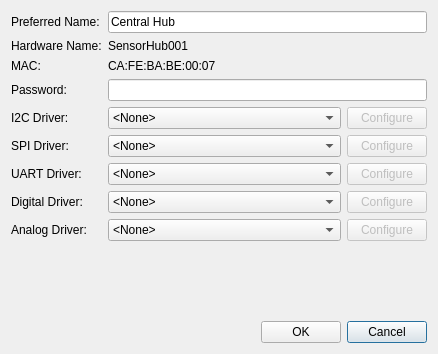
<?xml version="1.0" encoding="UTF-8"?>
<ui version="4.0">
 <class>Config</class>
 <widget class="QDialog" name="Config">
  <property name="windowModality">
   <enum>Qt::WindowModal</enum>
  </property>
  <property name="geometry">
   <rect>
    <x>0</x>
    <y>0</y>
    <width>438</width>
    <height>354</height>
   </rect>
  </property>
  <property name="windowTitle">
   <string>Configure Hub - Central Hub</string>
  </property>
  <layout class="QVBoxLayout" name="verticalLayout">
   <item>
    <layout class="QFormLayout" name="formLayout">
     <property name="fieldGrowthPolicy">
      <enum>QFormLayout::AllNonFixedFieldsGrow</enum>
     </property>
     <item row="0" column="0">
      <widget class="QLabel" name="label_3">
       <property name="text">
        <string>Preferred Name:</string>
       </property>
      </widget>
     </item>
     <item row="0" column="1">
      <widget class="QLineEdit" name="name">
       <property name="text">
        <string>Central Hub</string>
       </property>
      </widget>
     </item>
     <item row="1" column="0">
      <widget class="QLabel" name="label">
       <property name="text">
        <string>Hardware Name:</string>
       </property>
      </widget>
     </item>
     <item row="1" column="1">
      <widget class="QLabel" name="hwName">
       <property name="text">
        <string>SensorHub001</string>
       </property>
      </widget>
     </item>
     <item row="2" column="0">
      <widget class="QLabel" name="label_2">
       <property name="text">
        <string>MAC:</string>
       </property>
      </widget>
     </item>
     <item row="2" column="1">
      <widget class="QLabel" name="hwAddress">
       <property name="text">
        <string>CA:FE:BA:BE:00:07</string>
       </property>
      </widget>
     </item>
     <item row="3" column="0">
      <widget class="QLabel" name="label_4">
       <property name="text">
        <string>Password:</string>
       </property>
      </widget>
     </item>
     <item row="4" column="0">
      <widget class="QLabel" name="label_5">
       <property name="text">
        <string>I2C Driver:</string>
       </property>
      </widget>
     </item>
     <item row="5" column="0">
      <widget class="QLabel" name="label_6">
       <property name="text">
        <string>SPI Driver:</string>
       </property>
      </widget>
     </item>
     <item row="6" column="0">
      <widget class="QLabel" name="label_7">
       <property name="text">
        <string>UART Driver:</string>
       </property>
      </widget>
     </item>
     <item row="7" column="0">
      <widget class="QLabel" name="label_8">
       <property name="text">
        <string>Digital Driver:</string>
       </property>
      </widget>
     </item>
     <item row="8" column="0">
      <widget class="QLabel" name="label_9">
       <property name="text">
        <string>Analog Driver:</string>
       </property>
      </widget>
     </item>
     <item row="5" column="1">
      <layout class="QHBoxLayout" name="horizontalLayout_2">
       <item>
        <widget class="QComboBox" name="spiDrivers">
         <property name="sizePolicy">
          <sizepolicy hsizetype="MinimumExpanding" vsizetype="Fixed">
           <horstretch>0</horstretch>
           <verstretch>0</verstretch>
          </sizepolicy>
         </property>
         <item>
          <property name="text">
           <string>&lt;None&gt;</string>
          </property>
         </item>
        </widget>
       </item>
       <item>
        <widget class="QPushButton" name="spiConfigButton">
         <property name="enabled">
          <bool>false</bool>
         </property>
         <property name="text">
          <string>Configure</string>
         </property>
        </widget>
       </item>
      </layout>
     </item>
     <item row="6" column="1">
      <layout class="QHBoxLayout" name="horizontalLayout_4">
       <item>
        <widget class="QComboBox" name="uartDrivers">
         <property name="sizePolicy">
          <sizepolicy hsizetype="MinimumExpanding" vsizetype="Fixed">
           <horstretch>0</horstretch>
           <verstretch>0</verstretch>
          </sizepolicy>
         </property>
         <item>
          <property name="text">
           <string>&lt;None&gt;</string>
          </property>
         </item>
        </widget>
       </item>
       <item>
        <widget class="QPushButton" name="uartConfigButton">
         <property name="enabled">
          <bool>false</bool>
         </property>
         <property name="text">
          <string>Configure</string>
         </property>
        </widget>
       </item>
      </layout>
     </item>
     <item row="7" column="1">
      <layout class="QHBoxLayout" name="horizontalLayout_3">
       <item>
        <widget class="QComboBox" name="digitalDrivers">
         <property name="sizePolicy">
          <sizepolicy hsizetype="MinimumExpanding" vsizetype="Fixed">
           <horstretch>0</horstretch>
           <verstretch>0</verstretch>
          </sizepolicy>
         </property>
         <item>
          <property name="text">
           <string>&lt;None&gt;</string>
          </property>
         </item>
        </widget>
       </item>
       <item>
        <widget class="QPushButton" name="digitalConfigButton">
         <property name="enabled">
          <bool>false</bool>
         </property>
         <property name="text">
          <string>Configure</string>
         </property>
        </widget>
       </item>
      </layout>
     </item>
     <item row="8" column="1">
      <layout class="QHBoxLayout" name="horizontalLayout_5">
       <item>
        <widget class="QComboBox" name="analogDrivers">
         <property name="sizePolicy">
          <sizepolicy hsizetype="MinimumExpanding" vsizetype="Fixed">
           <horstretch>0</horstretch>
           <verstretch>0</verstretch>
          </sizepolicy>
         </property>
         <item>
          <property name="text">
           <string>&lt;None&gt;</string>
          </property>
         </item>
        </widget>
       </item>
       <item>
        <widget class="QPushButton" name="analogConfigButton">
         <property name="enabled">
          <bool>false</bool>
         </property>
         <property name="text">
          <string>Configure</string>
         </property>
        </widget>
       </item>
      </layout>
     </item>
     <item row="4" column="1">
      <layout class="QHBoxLayout" name="horizontalLayout_6">
       <item>
        <widget class="QComboBox" name="i2cDrivers">
         <property name="sizePolicy">
          <sizepolicy hsizetype="MinimumExpanding" vsizetype="Fixed">
           <horstretch>0</horstretch>
           <verstretch>0</verstretch>
          </sizepolicy>
         </property>
         <item>
          <property name="text">
           <string>&lt;None&gt;</string>
          </property>
         </item>
        </widget>
       </item>
       <item>
        <widget class="QPushButton" name="i2cConfigButton">
         <property name="enabled">
          <bool>false</bool>
         </property>
         <property name="text">
          <string>Configure</string>
         </property>
        </widget>
       </item>
      </layout>
     </item>
     <item row="3" column="1">
      <widget class="QLineEdit" name="password">
       <property name="echoMode">
        <enum>QLineEdit::PasswordEchoOnEdit</enum>
       </property>
      </widget>
     </item>
    </layout>
   </item>
   <item>
    <spacer name="verticalSpacer">
     <property name="orientation">
      <enum>Qt::Vertical</enum>
     </property>
     <property name="sizeHint" stdset="0">
      <size>
       <width>20</width>
       <height>40</height>
      </size>
     </property>
    </spacer>
   </item>
   <item>
    <layout class="QHBoxLayout" name="horizontalLayout">
     <item>
      <spacer name="horizontalSpacer">
       <property name="orientation">
        <enum>Qt::Horizontal</enum>
       </property>
       <property name="sizeHint" stdset="0">
        <size>
         <width>40</width>
         <height>20</height>
        </size>
       </property>
      </spacer>
     </item>
     <item>
      <widget class="QPushButton" name="okButton">
       <property name="text">
        <string>OK</string>
       </property>
      </widget>
     </item>
     <item>
      <widget class="QPushButton" name="cancelButton">
       <property name="text">
        <string>Cancel</string>
       </property>
       <property name="default">
        <bool>true</bool>
       </property>
      </widget>
     </item>
    </layout>
   </item>
  </layout>
 </widget>
 <resources/>
 <connections>
  <connection>
   <sender>cancelButton</sender>
   <signal>clicked()</signal>
   <receiver>Config</receiver>
   <slot>close()</slot>
   <hints>
    <hint type="sourcelabel">
     <x>385</x>
     <y>330</y>
    </hint>
    <hint type="destinationlabel">
     <x>218</x>
     <y>176</y>
    </hint>
   </hints>
  </connection>
 </connections>
</ui>
